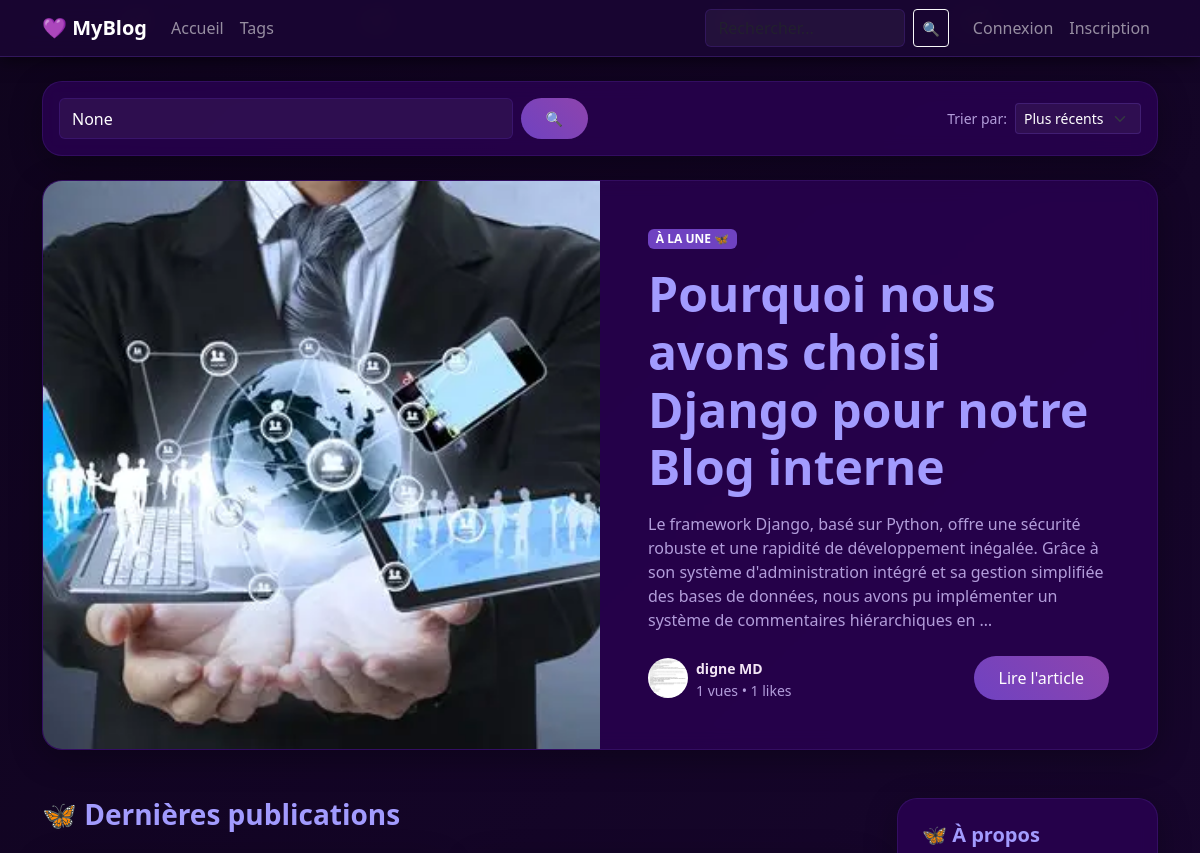
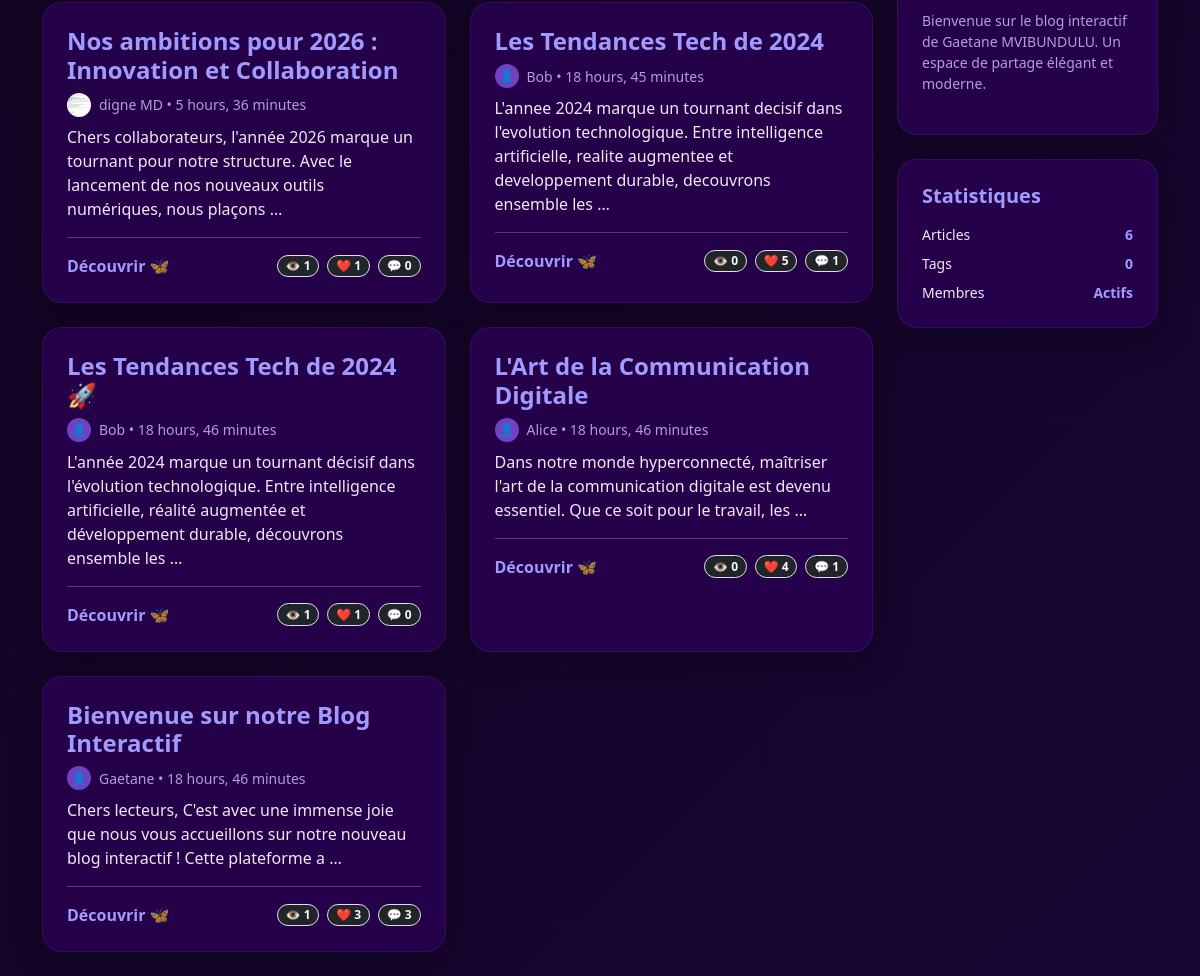
The page / on the database its author committed (2 pictures, top to bottom).
### blog/models.py (models this page shows, shortened)
class Article(models.Model):
    title = models.CharField(max_length=200)
    content = models.TextField()
    image = models.ImageField(upload_to='blog_images/', blank=True, null=True)
    author = models.ForeignKey(User, on_delete=models.CASCADE)
    created_at = models.DateTimeField(auto_now_add=True)
    updated_at = models.DateTimeField(auto_now=True)
    likes = models.ManyToManyField(User, related_name='blog_posts', blank=True)
    tags = models.ManyToManyField(Tag, blank=True, related_name='articles')
    views = models.PositiveIntegerField(default=0)
    is_featured = models.BooleanField(default=False)
    status = models.CharField(max_length=10, choices=[
        ('draft', 'Brouillon'),
        ('published', 'Publié')
    ], default='published')
    @property
    def total_likes(self):
        return self.likes.count()
    @property
    def total_comments(self):
        return self.comments.count()
    class Meta:
        ordering = ['-created_at']

class UserProfile(models.Model):
    user = models.OneToOneField(User, on_delete=models.CASCADE, related_name='profile')
    bio = models.TextField(max_length=500, blank=True)
    avatar = models.ImageField(upload_to='avatars/', blank=True, null=True)
    cover_image = models.ImageField(upload_to='covers/', blank=True, null=True)
    website = models.URLField(blank=True)
    location = models.CharField(max_length=100, blank=True)
    birth_date = models.DateField(null=True, blank=True)
    phone = models.CharField(max_length=20, blank=True)
    social_facebook = models.URLField(blank=True)
    social_twitter = models.URLField(blank=True)
    social_linkedin = models.URLField(blank=True)
    social_instagram = models.URLField(blank=True)
    is_verified = models.BooleanField(default=False)
    is_private = models.BooleanField(default=False)
    email_notifications = models.BooleanField(default=True)
    created_at = models.DateTimeField(auto_now_add=True)

### blog/views.py (the view)
# urls.py: path('', views.article_list, name='article_list'),
def article_list(request):
    articles = Article.objects.filter(status='published').select_related('author').prefetch_related('tags', 'likes')
    tag_slug = request.GET.get('tag')
    if tag_slug:
        articles = articles.filter(tags__slug=tag_slug)
    search_query = request.GET.get('search')
    if search_query:
        articles = articles.filter(
            Q(title__icontains=search_query) |
            Q(content__icontains=search_query) |
            Q(author__username__icontains=search_query)
        )
    sort_by = request.GET.get('sort', '-created_at')
    if sort_by in ['-created_at', '-views', '-likes', 'title']:
        if sort_by == '-likes':
            articles = articles.annotate(likes_count=Count('likes')).order_by('-likes_count')
        else:
            articles = articles.order_by(sort_by)
    paginator = Paginator(articles, 6)
    page_number = request.GET.get('page')
    page_obj = paginator.get_page(page_number)
    popular_tags = Tag.objects.annotate(article_count=Count('articles')).order_by('-article_count')[:10]
    context = {
        'page_obj': page_obj,
        'popular_tags': popular_tags,
        'current_tag': tag_slug,
        'search_query': search_query,
        'sort_by': sort_by
    }
    return render(request, 'blog/article_list.html', context)

### blog/templates/blog/article_list.html (shortened to what this page needs)
{% extends 'base.html' %}
{% block content %}
<div class="row mb-4">
    <div class="col-12">
        <div class="glass-card p-3">
            <div class="row align-items-center">
                <div class="col-md-6">
                    <form method="get" class="d-flex">
                        <input type="text" name="search" class="form-control me-2" placeholder="Rechercher des articles..." value="{{ search_query }}">
                        <button type="submit" class="btn btn-violet btn-sm">🔍</button>
                    </form>
                </div>
                <div class="col-md-6">
                    <div class="d-flex justify-content-end align-items-center">
                        <span class="me-2 small text-muted">Trier par:</span>
                        <form method="get" class="d-inline">
                            <select name="sort" class="form-select form-select-sm" style="width: auto;" onchange="this.form.submit()">
                                <option value="-created_at" {% if sort_by == '-created_at' %}selected{% endif %}>Plus récents</option>
                            </select>
                        </form>
                    </div>
                </div>
            </div>
        </div>
    </div>
</div>
{% if page_obj.object_list and not search_query and not current_tag %}
    {% with featured=page_obj.object_list.0 %}
    <div class="row mb-5">
        <div class="col-12">
            <div class="glass-card overflow-hidden d-flex flex-column flex-md-row" style="min-height: 400px;">
                <div class="col-md-6 p-0">
                    {% if featured.image %}
                        <img src="{{ featured.image.url }}" class="img-fluid h-100 w-100" style="object-fit: cover;">
                    {% endif %}
                </div>
                <div class="col-md-6 p-5 d-flex flex-column justify-content-center">
                    <span class="badge bg-violet mb-3" style="width: fit-content; background-color: var(--primary-violet);">À LA UNE 🦋</span>
                    <h1 class="display-5 fw-bold text-violet mb-3">{{ featured.title }}</h1>
                    <p class="text-muted mb-4">{{ featured.content|truncatewords:40 }}</p>
                    <div class="d-flex align-items-center justify-content-between mt-auto">
                        <div class="d-flex align-items-center">
                            {% if featured.author.profile and featured.author.profile.avatar %}
                                <img src="{{ featured.author.profile.avatar.url }}" class="rounded-circle me-2" width="40" height="40" style="object-fit: cover;">
                            {% else %}
                                <div class="rounded-circle bg-light d-flex align-items-center justify-content-center me-2" style="width: 40px; height: 40px;">👤</div>
                            {% endif %}
                            <div>
                                <span class="small fw-bold">{{ featured.author.get_full_name|default:featured.author.username }}</span>
                                <div class="small text-muted">{{ featured.views }} vues • {{ featured.total_likes }} likes</div>
                            </div>
                        </div>
                        <a href="{% url 'article_detail' featured.pk %}" class="btn btn-violet">Lire l'article</a>
                    </div>
                </div>
            </div>
        </div>
    </div>
    {% endwith %}
{% endif %}
<div class="row">
    <div class="col-md-9">
        {% if search_query %}
            <h3 class="text-violet fw-bold mb-4">🔍 Résultats pour "{{ search_query }}"</h3>
        {% elif current_tag %}
            <h3 class="text-violet fw-bold mb-4">🏷️ Articles avec le tag "{{ current_tag }}"</h3>
        {% else %}
            <h3 class="text-violet fw-bold mb-4">🦋 Dernières publications</h3>
        {% endif %}
        <div class="row">
            {% for article in page_obj %}
            {% if not forloop.first or search_query or current_tag %}
            <div class="col-md-6 mb-4">
                <div class="glass-card h-100 article-card transition-hover">
                    <div class="card-body p-4">
                        <h4 class="fw-bold text-violet">{{ article.title }}</h4>
                        <div class="d-flex align-items-center mb-2">
                            {% if article.author.profile and article.author.profile.avatar %}
                                <img src="{{ article.author.profile.avatar.url }}" class="rounded-circle me-2" width="24" height="24" style="object-fit: cover;">
                            {% else %}
                                <div class="rounded-circle bg-violet d-flex align-items-center justify-content-center me-2" style="width: 24px; height: 24px; font-size: 12px;">👤</div>
                            {% endif %}
                            <span class="text-muted small">{{ article.author.get_full_name|default:article.author.username }} • {{ article.created_at|timesince }}</span>
                        </div>
                        <p class="card-text">{{ article.content|truncatewords:20 }}</p>
                        <hr>
                        <div class="d-flex justify-content-between align-items-center">
                            <a href="{% url 'article_detail' article.pk %}" class="text-violet fw-bold text-decoration-none">Découvrir 🦋</a>
                            <div class="d-flex gap-2">
                                <span class="badge rounded-pill bg-dark border border-violet text-light">👁️ {{ article.views }}</span>
                                <span class="badge rounded-pill bg-dark border border-violet text-light">❤️ {{ article.total_likes }}</span>
                                <span class="badge rounded-pill bg-dark border border-violet text-light">💬 {{ article.total_comments }}</span>
                            </div>
                        </div>
                    </div>
                </div>
            </div>
            {% endif %}
            {% endfor %}
        </div>
    </div>
    <div class="col-md-3">
        <div class="glass-card p-4 mb-4">
            <h5 class="text-violet fw-bold mb-3">🦋 À propos</h5>
            <p class="small text-muted">Bienvenue sur le blog interactif de Gaetane MVIBUNDULU. Un espace de partage élégant et moderne.</p>
        </div>
        <div class="glass-card p-4">
            <h5 class="text-violet fw-bold mb-3">Statistiques</h5>
            <div class="d-flex justify-content-between mb-2 small">
                <span>Articles</span>
                <span class="fw-bold text-violet">{{ page_obj.paginator.count }}</span>
            </div>
            <div class="d-flex justify-content-between mb-2 small">
                <span>Tags</span>
                <span class="fw-bold text-violet">{{ popular_tags.count }}</span>
            </div>
            <div class="d-flex justify-content-between small">
                <span>Membres</span>
                <span class="fw-bold text-violet">Actifs</span>
            </div>
        </div>
    </div>
</div>
{% endblock %}

### blog/templates/base.html (style rules this page uses)
:root { --primary-violet: #6f42c1; --secondary-violet: #8e44ad; --dark-violet: #1a0633; --deep-purple: #0f041d; --glass-purple: rgba(45, 0, 89, 0.7); --soft-violet: #a29bfe; --text-light: #f3e5f5; }
body { background: linear-gradient(135deg, var(--deep-purple) 0%, var(--dark-violet) 100%); color: var(--text-light); min-height: 100vh; overflow-x: hidden; font-family: 'Segoe UI', Tahoma, Geneva, Verdana, sans-serif; }
.btn-violet { background: linear-gradient(45deg, var(--primary-violet), var(--secondary-violet)); color: white; border: none; border-radius: 25px; padding: 10px 25px; transition: transform 0.3s, box-shadow 0.3s; }
.glass-card { background: var(--glass-purple); backdrop-filter: blur(10px); border: 1px solid rgba(111, 66, 193, 0.2); border-radius: 20px; box-shadow: 0 8px 32px rgba(0, 0, 0, 0.3); color: var(--text-light); }
.text-violet { color: var(--soft-violet) !important; }
.text-muted { color: #b39ddb !important; }
.form-control, .form-select { background-color: rgba(255, 255, 255, 0.05); border: 1px solid rgba(111, 66, 193, 0.3); color: white; }

### blog/templates/blog/article_list.html (style rules this page uses)
.transition-hover { transition: transform 0.3s ease, box-shadow 0.3s ease; }
.bg-violet { background-color: var(--primary-violet) !important; }

### rows shown on the page
Article: image (picture), title "Pourquoi nous avons choisi Django pour notre Blog interne", content "Le framework Django, basé sur Python, offre une sécurité robuste et une rapidité de développement inégalée. Grâce à son système d'administration intégré et sa gestion simplifiée des bases de données, nous avons pu implémenter un système de commentaires hiérarchiques en …", author.profile.avatar (picture), author.get_full_name "digne MD", views "1", total_likes "1"
Article: title "Nos ambitions pour 2026 : Innovation et Collaboration", author.profile.avatar (picture), author.get_full_name "digne MD", created_at "5 hours, 36 minutes", content "Chers collaborateurs, l'année 2026 marque un tournant pour notre structure. Avec le lancement de nos nouveaux outils numériques, nous plaçons …", views "1", total_likes "1", total_comments "0"
Article: title "Les Tendances Tech de 2024", author.get_full_name "Bob", created_at "18 hours, 45 minutes", content "L'annee 2024 marque un tournant decisif dans l'evolution technologique. Entre intelligence artificielle, realite augmentee et developpement durable, decouvrons ensemble les …", views "0", total_likes "5", total_comments "1"
Article: title "Les Tendances Tech de 2024 🚀", author.get_full_name "Bob", created_at "18 hours, 46 minutes", content "L'année 2024 marque un tournant décisif dans l'évolution technologique. Entre intelligence artificielle, réalité augmentée et développement durable, découvrons ensemble les …", views "1", total_likes "1", total_comments "0"
Article: title "L'Art de la Communication Digitale", author.get_full_name "Alice", created_at "18 hours, 46 minutes", content "Dans notre monde hyperconnecté, maîtriser l'art de la communication digitale est devenu essentiel. Que ce soit pour le travail, les …", views "0", total_likes "4", total_comments "1"
Article: title "Bienvenue sur notre Blog Interactif", author.get_full_name "Gaetane", created_at "18 hours, 46 minutes", content "Chers lecteurs, C'est avec une immense joie que nous vous accueillons sur notre nouveau blog interactif ! Cette plateforme a …", views "1", total_likes "3", total_comments "3"

### other values the page prints
{{ page_obj.paginator.count }} "6"
{{ popular_tags.count }} "0"
